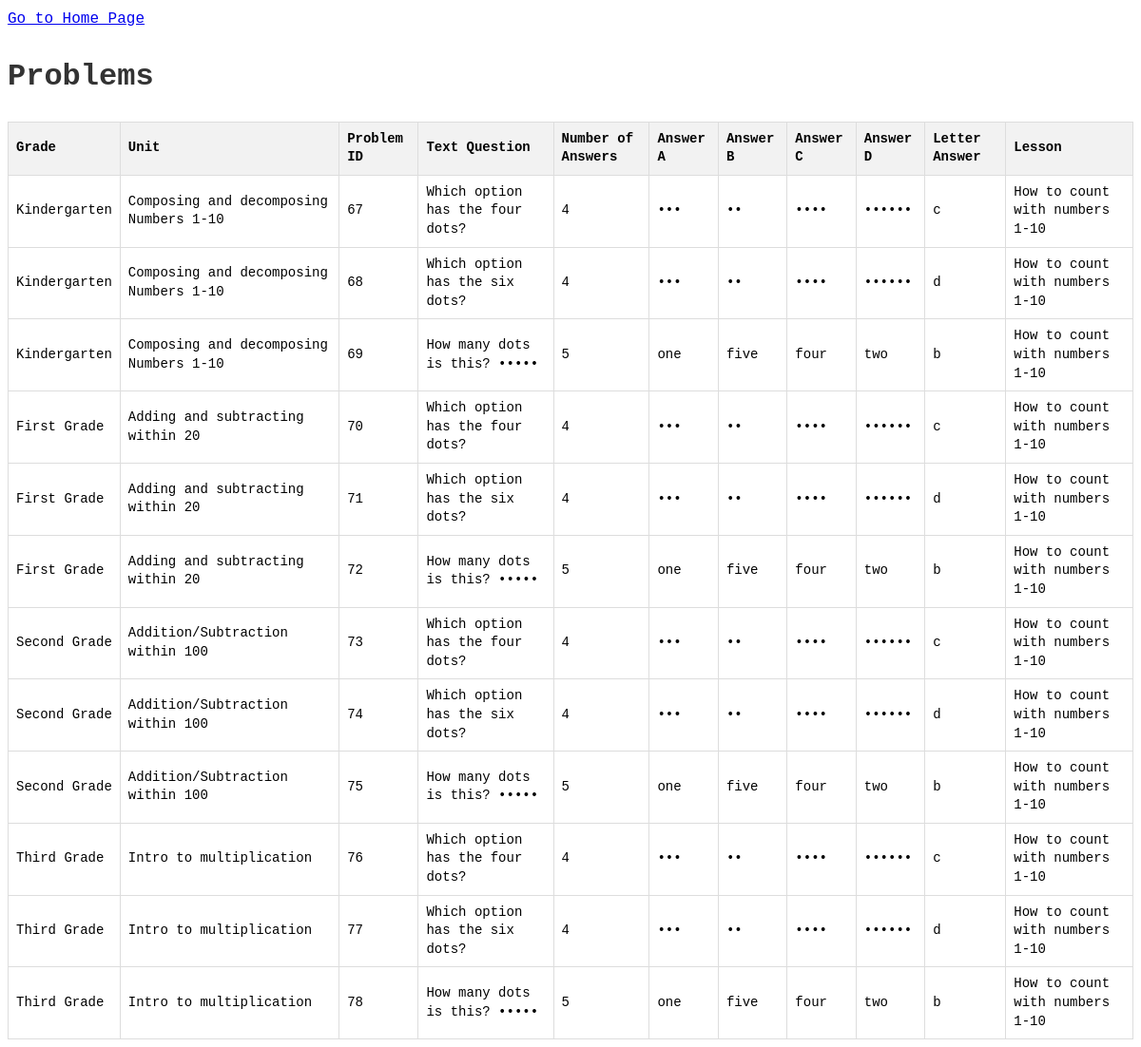
/all-problems/, run on the app's committed database.
### app/models.py (models this page shows, shortened)
class Problem(models.Model):
    lesson = models.ForeignKey(Lesson, on_delete=models.CASCADE)
    text_question = models.TextField()
    num_answer = models.IntegerField(null=True)
    answer_a = models.CharField(max_length=255, null=True)
    answer_b = models.CharField(max_length=255, null=True)
    answer_c = models.CharField(max_length=255, null=True)
    answer_d = models.CharField(max_length=255, null=True)
    letter_answer = models.CharField(max_length=1, default='a', null=True)

class Lesson(models.Model):
    unit = models.ForeignKey(Unit, on_delete=models.CASCADE)
    lesson_id = models.IntegerField(default=1)
    title = models.CharField(max_length=255)
    description = models.TextField()
    content = models.TextField()
    problems = models.ManyToManyField('Problem', related_name='lessons')

class Unit(models.Model):
    grade = models.ForeignKey(Grade, on_delete=models.CASCADE)
    unit_id = models.IntegerField(default=1)
    title = models.CharField(max_length=255)
    description = models.TextField()
    lessons = models.ManyToManyField('Lesson', related_name='units')

class Grade(models.Model):
    grade_id = models.IntegerField(default=1)
    title = models.CharField(max_length=255)
    description = models.TextField()
    units = models.ManyToManyField('Unit', related_name='grades')

### app/views.py (the view)
# urls.py: path('all-problems/', problems, name='all_problems'),
def problems(request):
    problems = Problem.objects.all()
    return render(request, 'problems.html', {'problems': problems})

### app/templates/problems.html (shortened to what this page needs)
{% load static %}
<!DOCTYPE html>
<html lang="en">
<head>
    <link rel="stylesheet" type="text/css" href="{% static 'css/styles.css' %}">
</head>
<body>
    <a href="{% url 'home' %}">Go to Home Page</a>
    <h1>Problems</h1>
    <table border="1">
        <thead>
            <tr>
                <th>Grade</th>
                <th>Unit</th>
                <th>Problem ID</th>
                <th>Text Question</th>
                <th>Number of Answers</th>
                <th>Answer A</th>
                <th>Answer B</th>
                <th>Answer C</th>
                <th>Answer D</th>
                <th>Letter Answer</th>
                <th>Lesson</th>
            </tr>
        </thead>
        <tbody>
            {% for problem in problems %}
                <tr>
                    <td>{{ problem.lesson.unit.grade.title }}</td>
                    <td>{{ problem.lesson.unit.title }}</td>
                    <td>{{ problem.id }}</td>
                    <td>{{ problem.text_question }}</td>
                    <td>{{ problem.num_answer }}</td>
                    <td>{{ problem.answer_a }}</td>
                    <td>{{ problem.answer_b }}</td>
                    <td>{{ problem.answer_c }}</td>
                    <td>{{ problem.answer_d }}</td>
                    <td>{{ problem.letter_answer }}</td>
                    <td>{{ problem.lesson.title }}</td>
                </tr>
            {% endfor %}
        </tbody>
    </table>
</body>
</html>

### app/static/css/styles.css (style rules this page uses)
body { font-family: 'Menlo', 'Monaco', 'Courier New', monospace; font-size: 16px; line-height: 1.6; }
h1 { color: #333; }
table { width: 100%; border-collapse: collapse; margin-top: 20px; }
th, td { border: 1px solid #ddd; padding: 8px; text-align: left; font-family: 'Menlo', 'Monaco', 'Courier New', monospace; font-size: 14px; line-height: 1.4; }
th { background-color: #f2f2f2; }

### data on the page
Problem: lesson.unit.grade "Kindergarten", lesson.unit "Composing and decomposing Numbers 1-10", id "67", text_question "Which option has the four dots?", num_answer "4", answer_a "•••", answer_b "••", answer_c "••••", answer_d "••••••", letter_answer "c", lesson "How to count with numbers 1-10"
Problem: lesson.unit.grade "Kindergarten", lesson.unit "Composing and decomposing Numbers 1-10", id "68", text_question "Which option has the six dots?", num_answer "4", answer_a "•••", answer_b "••", answer_c "••••", answer_d "••••••", letter_answer "d", lesson "How to count with numbers 1-10"
Problem: lesson.unit.grade "Kindergarten", lesson.unit "Composing and decomposing Numbers 1-10", id "69", text_question "How many dots is this? •••••", num_answer "5", answer_a "one", answer_b "five", answer_c "four", answer_d "two", letter_answer "b", lesson "How to count with numbers 1-10"
Problem: lesson.unit.grade "First Grade", lesson.unit "Adding and subtracting within 20", id "70", text_question "Which option has the four dots?", num_answer "4", answer_a "•••", answer_b "••", answer_c "••••", answer_d "••••••", letter_answer "c", lesson "How to count with numbers 1-10"
Problem: lesson.unit.grade "First Grade", lesson.unit "Adding and subtracting within 20", id "71", text_question "Which option has the six dots?", num_answer "4", answer_a "•••", answer_b "••", answer_c "••••", answer_d "••••••", letter_answer "d", lesson "How to count with numbers 1-10"
Problem: lesson.unit.grade "First Grade", lesson.unit "Adding and subtracting within 20", id "72", text_question "How many dots is this? •••••", num_answer "5", answer_a "one", answer_b "five", answer_c "four", answer_d "two", letter_answer "b", lesson "How to count with numbers 1-10"
Problem: lesson.unit.grade "Second Grade", lesson.unit "Addition/Subtraction within 100", id "73", text_question "Which option has the four dots?", num_answer "4", answer_a "•••", answer_b "••", answer_c "••••", answer_d "••••••", letter_answer "c", lesson "How to count with numbers 1-10"
Problem: lesson.unit.grade "Second Grade", lesson.unit "Addition/Subtraction within 100", id "74", text_question "Which option has the six dots?", num_answer "4", answer_a "•••", answer_b "••", answer_c "••••", answer_d "••••••", letter_answer "d", lesson "How to count with numbers 1-10"
Problem: lesson.unit.grade "Second Grade", lesson.unit "Addition/Subtraction within 100", id "75", text_question "How many dots is this? •••••", num_answer "5", answer_a "one", answer_b "five", answer_c "four", answer_d "two", letter_answer "b", lesson "How to count with numbers 1-10"
Problem: lesson.unit.grade "Third Grade", lesson.unit "Intro to multiplication", id "76", text_question "Which option has the four dots?", num_answer "4", answer_a "•••", answer_b "••", answer_c "••••", answer_d "••••••", letter_answer "c", lesson "How to count with numbers 1-10"
Problem: lesson.unit.grade "Third Grade", lesson.unit "Intro to multiplication", id "77", text_question "Which option has the six dots?", num_answer "4", answer_a "•••", answer_b "••", answer_c "••••", answer_d "••••••", letter_answer "d", lesson "How to count with numbers 1-10"
Problem: lesson.unit.grade "Third Grade", lesson.unit "Intro to multiplication", id "78", text_question "How many dots is this? •••••", num_answer "5", answer_a "one", answer_b "five", answer_c "four", answer_d "two", letter_answer "b", lesson "How to count with numbers 1-10"
